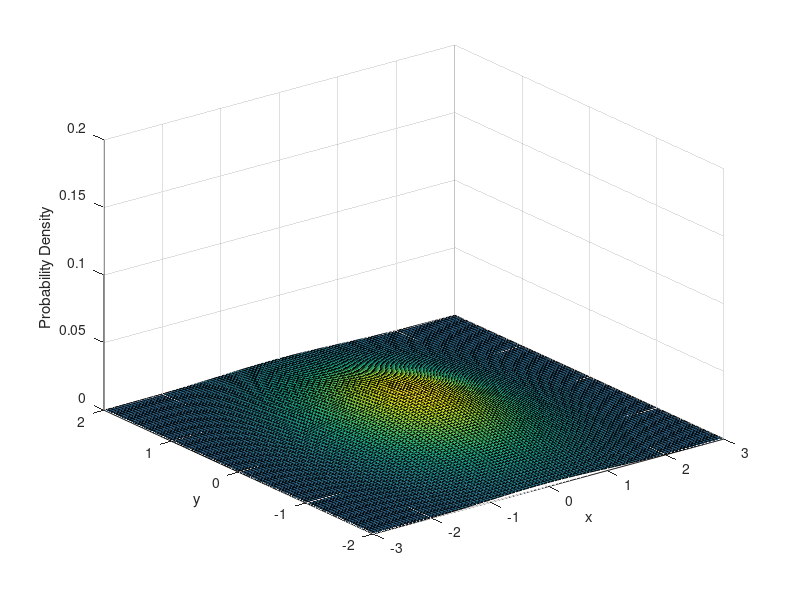

MATLAB code to generate this figure:
%% Blackmore GNC06 Particle Approach Code
% Coder: Vignesh Sivaramakrishnan
% Date: 6/29/2018

% NOTE: If other figures and workspace variables need to be present please
% comment out the following line!
clear, clc, close all

%% Initial Model Specifications: 
% Section gives specifics with regard to disturbances, initial conditions,
% and other important model parameters.

% Initial system matricies.

    % sampling time of the discrete system
    delT = 0.25;
    % A matrix of the 2D double integrator
    A = [ 1 delT 0    0;
          0    1 0    0;
          0    0 1 delT;
          0    0 0    1;];
    % B matrix of the 2D double integrator
    B = [0.5*delT^2          0; 
               delT          0; 
                  0 0.5*delT^2;
                  0       delT;];
      
          

% % Distribution of initial state vector. Note: Only the x and y positions
% % have uncertainity for this problem. Their velocities start at zero. 
%     d = 100;
%     mu = [0 0];
%     Sigma = [1 0; 0 1];
%     x = linspace(1,3,d); y = linspace(1,2,d);
%     [X1,X2] = meshgrid(x,y);
%     x0Dist = mvnpdf([X1(:) X2(:)],mu,Sigma);
%     x0Dist2 = reshape(x0Dist,length(y),length(x));
%     surf(x,y,x0Dist2);
%     caxis([min(x0Dist2(:))-.5*range(x0Dist2(:)),max(x0Dist2(:))]);
%     axis([1 3 1 2 0 .2])
%     xlabel('x'); ylabel('y'); zlabel('Probability Density');

% Distribution of the disturbance.
    % Distribution of initial state vector. Note: Only the x and y positions
% have uncertainity for this problem. Their velocities start at zero. 
    d = 100;
    mu = [0 0 0 0];
    Sigma = eye(4);
    xerr = linspace(-3,3,d); xdoterr = linspace(-0.5,0.5,d);
    yerr = linspace(-2,2,d); ydoterr = linspace(-0.5,0.5,d);
    [X1,X2] = meshgrid(xerr,yerr);
    [X3,X4] = meshgrid(xdoterr,ydoterr);
    v0Dist = mvnpdf([X1(:) X2(:) X3(:) X4(:)],mu,Sigma);
    v0Dist2 = reshape(v0Dist,length(yerr),length(xerr));
    surf(xerr,yerr,v0Dist2);
    caxis([min(v0Dist2(:))-.5*range(v0Dist2(:)),max(v0Dist2(:))]);
    axis([-3 3 -2 2 0 .2])
    xlabel('x'); ylabel('y'); zlabel('Probability Density');

% Number of particles to generate. 
    N = 100; 
% Time Horizon
    T = 30;

%% Generate samples
% Section generates samples according to BlackmoreGNC06 to be used in the
% optimization problem. 

% % Generate samples of the initial conditions:
%     xsamp = randsample(x0Dist,N);
%     c = ismember(x0Dist2,xsamp);
%     [j,k] = find(c);
%     x0 = zeros(length(A),N);
%     x0(1,:) = randsample(x(j),N); 
%     x0(3,:) = randsample(y(k),N); 
%     plot(x0(1,:),x0(3,:),'k.')
%     axis([-150 150 -150 150])

% Consider the initial state is known:

      x0 = [1,0,2,0]';

% Generate samples of the disturbance:
    v = zeros(length(A),N,T-1);
    for i = 1:T-1
        vsamp = randsample(v0Dist,N);
        c = ismember(v0Dist2,vsamp);
        [j,k] = find(c);      
        v(1,:,i) = randsample(xerr(j),N);
        v(2,:,i) = randsample(xdoterr(j),N);
        v(3,:,i) = randsample(yerr(k),N); 
        v(4,:,i) = randsample(ydoterr(j),N);
    end



%% Run optimization problem for an optimal control policy
% We run a control policy to determine

